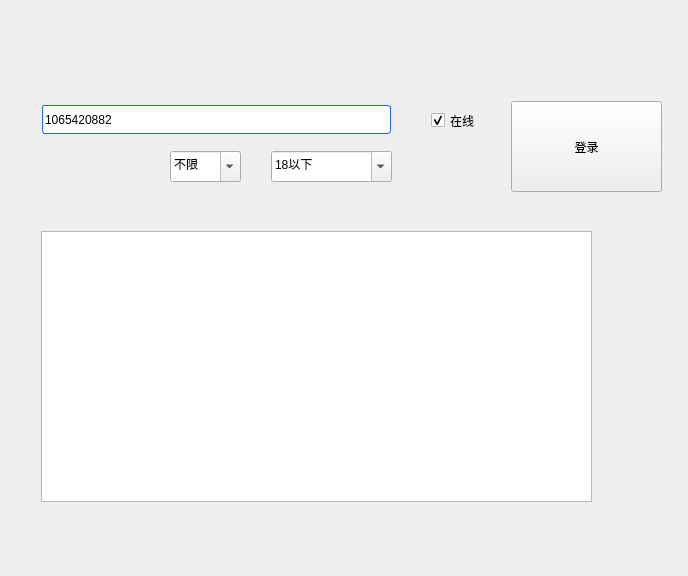
<?xml version="1.0" encoding="UTF-8"?>
<ui version="4.0">
 <class>QAddFrd</class>
 <widget class="QWidget" name="QAddFrd">
  <property name="geometry">
   <rect>
    <x>0</x>
    <y>0</y>
    <width>688</width>
    <height>576</height>
   </rect>
  </property>
  <property name="windowTitle">
   <string>QAddFrd</string>
  </property>
  <property name="whatsThis">
   <string/>
  </property>
  <layout class="QGridLayout" name="gridLayout_3">
   <item row="0" column="0">
    <widget class="QStackedWidget" name="stackedWidget">
     <property name="currentIndex">
      <number>0</number>
     </property>
     <widget class="QWidget" name="page">
      <widget class="QPushButton" name="m_searchcfirmButton">
       <property name="geometry">
        <rect>
         <x>500</x>
         <y>90</y>
         <width>151</width>
         <height>91</height>
        </rect>
       </property>
       <property name="styleSheet">
        <string notr="true"/>
       </property>
       <property name="text">
        <string>登录</string>
       </property>
      </widget>
      <widget class="QComboBox" name="m_searchage">
       <property name="geometry">
        <rect>
         <x>260</x>
         <y>140</y>
         <width>121</width>
         <height>31</height>
        </rect>
       </property>
       <property name="editable">
        <bool>true</bool>
       </property>
       <item>
        <property name="text">
         <string>18以下</string>
        </property>
       </item>
       <item>
        <property name="text">
         <string>18-22</string>
        </property>
       </item>
       <item>
        <property name="text">
         <string>22-30</string>
        </property>
       </item>
       <item>
        <property name="text">
         <string>30以上</string>
        </property>
       </item>
      </widget>
      <widget class="QCheckBox" name="checkBox">
       <property name="geometry">
        <rect>
         <x>420</x>
         <y>100</y>
         <width>57</width>
         <height>19</height>
        </rect>
       </property>
       <property name="text">
        <string>在线</string>
       </property>
       <property name="checked">
        <bool>true</bool>
       </property>
       <property name="autoRepeat">
        <bool>false</bool>
       </property>
      </widget>
      <widget class="QComboBox" name="m_searchsex">
       <property name="geometry">
        <rect>
         <x>159</x>
         <y>140</y>
         <width>71</width>
         <height>31</height>
        </rect>
       </property>
       <property name="styleSheet">
        <string notr="true">QComboBox{}



</string>
       </property>
       <property name="editable">
        <bool>true</bool>
       </property>
       <item>
        <property name="text">
         <string>不限</string>
        </property>
       </item>
       <item>
        <property name="text">
         <string>男</string>
        </property>
       </item>
       <item>
        <property name="text">
         <string>女</string>
        </property>
       </item>
      </widget>
      <widget class="QLineEdit" name="m_searchInfoEdit">
       <property name="geometry">
        <rect>
         <x>30</x>
         <y>93</y>
         <width>351</width>
         <height>31</height>
        </rect>
       </property>
       <property name="styleSheet">
        <string notr="true">QLineEdit{
margin:1px;
border: 1.2px solid #2365ff;
border-radius:3px;
}
QLineEdit:hover{
margin:2px #2365ff;

}</string>
       </property>
       <property name="text">
        <string>1065420882</string>
       </property>
       <property name="maxLength">
        <number>20</number>
       </property>
       <property name="frame">
        <bool>true</bool>
       </property>
      </widget>
      <widget class="QTableWidget" name="tableWidget">
       <property name="geometry">
        <rect>
         <x>30</x>
         <y>220</y>
         <width>551</width>
         <height>271</height>
        </rect>
       </property>
      </widget>
     </widget>
     <widget class="QWidget" name="page_2"/>
    </widget>
   </item>
  </layout>
 </widget>
 <layoutdefault spacing="6" margin="11"/>
 <resources/>
 <connections/>
</ui>
